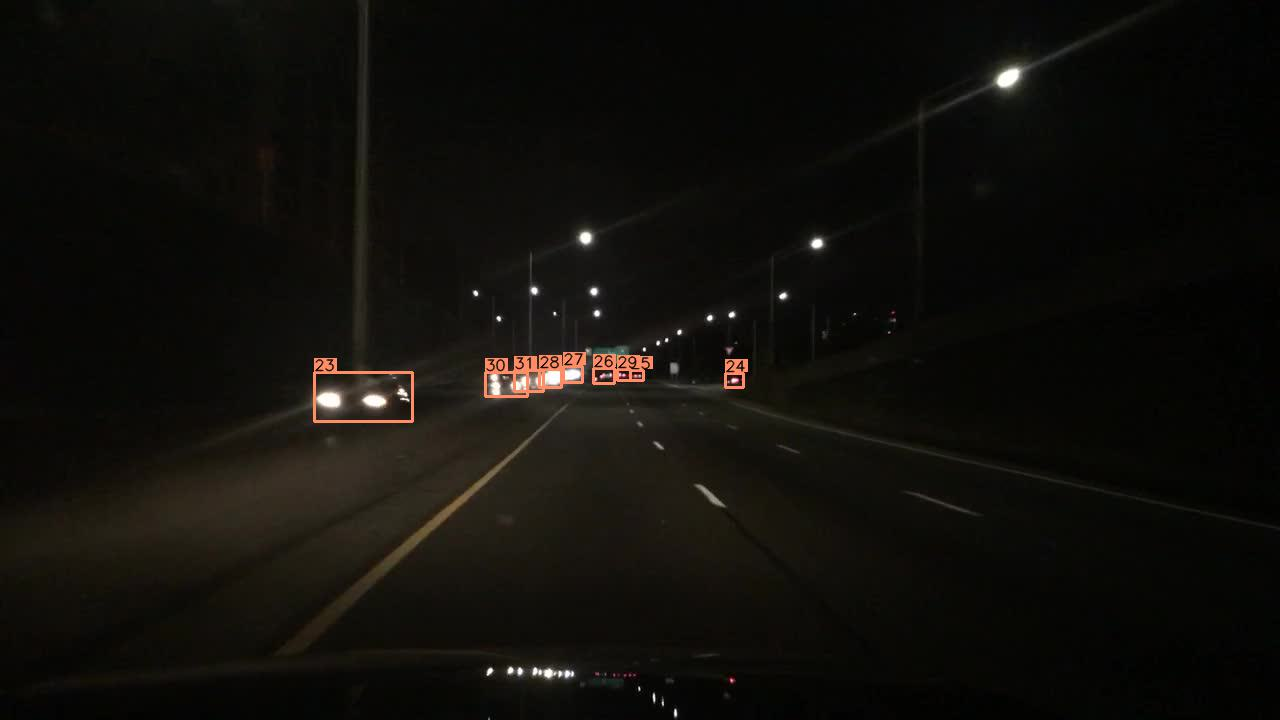

Here is the Python script that generated this plot:
from __future__ import absolute_import
from __future__ import division
from __future__ import print_function

import _init_paths

import os
import json
import cv2
import numpy as np
import time
from progress.bar import Bar
import torch
import wandb

from external.nms import soft_nms
from opts import opts
from logger import Logger
from utils.utils import AverageMeter
from datasets.dataset_factory import dataset_factory, get_dataset
from detectors.detector_factory import detector_factory

from lib.utils.gmm_utils import get_embeddings, gmm_fit, gmm_evaluate

class PrefetchDataset(torch.utils.data.Dataset):
  def __init__(self, opt, dataset, pre_process_func):
    self.images = dataset.images
    self.load_image_func = dataset.coco.loadImgs
    self.img_dir = dataset.img_dir
    self.pre_process_func = pre_process_func
    self.opt = opt
  
  def __getitem__(self, index):
    img_id = self.images[index]
    img_info = self.load_image_func(ids=[img_id])[0]
    img_path = os.path.join(self.img_dir, img_info['file_name'])
    image = cv2.imread(img_path)
    images, meta = {}, {}
    for scale in opt.test_scales:
      if opt.task == 'ddd':
        images[scale], meta[scale] = self.pre_process_func(
          image, scale, img_info['calib'])
      else:
        images[scale], meta[scale] = self.pre_process_func(image, scale)
    return img_id, {'images': images, 'image': image, 'meta': meta}

  def __len__(self):
    return len(self.images)

def prefetch_test(opt):
  os.environ['CUDA_VISIBLE_DEVICES'] = opt.gpus_str

  Dataset = get_dataset(opt.dataset, opt.task)
  opt = opts().update_dataset_info_and_set_heads(opt, Dataset)
  print(opt)

  wandb.init(
    project=f'{opt.dataset}_{opt.task}',
    name=f'{opt.exp_id}_test',
    group=opt.exp_id,
    config=opt)
  Detector = detector_factory[opt.task]
  
  split = 'val' if not opt.trainval else 'test'
  dataset = Dataset(opt, split)
  detector = Detector(opt, wandb)
  
  data_loader = torch.utils.data.DataLoader(
    PrefetchDataset(opt, dataset, detector.pre_process),
    batch_size=1, shuffle=False, num_workers=1, pin_memory=True)
  val_loader = torch.utils.data.DataLoader(
      dataset,
      batch_size=1, shuffle=False, num_workers=1, pin_memory=True)
  train_loader = torch.utils.data.DataLoader(
      Dataset(opt, 'train'), 
      batch_size=1, 
      shuffle=False,
      drop_last=False,
      num_workers=opt.num_workers,
  )

  if 'ddu' in opt.arch:
    gmm_folderpath = f'../models/gmm/{opt.exp_id}'
    if not os.path.exists(gmm_folderpath):
      os.makedirs(gmm_folderpath)
    
    gaussians_model_path = os.path.join(gmm_folderpath, 'gaussians_model.pt')
    train_densities_path = os.path.join(gmm_folderpath, 'train_densities.pt')

    if opt.dataset == 'kitti':
      embeddings, labels = get_embeddings(
          detector.model,
          train_loader,
          opt.output_w,
          opt.device,
          opt.flip_test,
      )

      gaussians_model, jitter_eps = gmm_fit(embeddings=embeddings, labels=labels, num_classes=3)
      torch.save(gaussians_model, gaussians_model_path)
    
      train_log_probs_B_Y, _ = gmm_evaluate(detector.model, gaussians_model, train_loader, opt.output_w, opt.output_h, opt.num_classes, opt.device)
      train_densities = torch.logsumexp(train_log_probs_B_Y, dim=-1)
      torch.save(train_densities, train_densities_path)
    else:
      gaussians_model = torch.load(gaussians_model_path)
      train_densities = torch.load(train_densities_path)
    
    train_min_density = train_densities.min().item()
    
    gmm_dict = {
      'gaussians_model': gaussians_model,
      'train_min_density': train_min_density,
    }

  num_iters = len(dataset)
  results = {}
  logits = torch.empty(0, device=opt.device)
  densities = torch.empty(0, device=opt.device)
  densities_bg = torch.empty(0, device=opt.device)
  epistemic_uncertainties = []
  aleatoric_uncertainties = []
  entropies = torch.empty(0, device=opt.device)
  uncs = {}
  bar = Bar('{}'.format(opt.exp_id), max=num_iters)
  time_stats = ['tot', 'load', 'pre', 'net', 'dec', 'post', 'merge']
  avg_time_stats = {t: AverageMeter() for t in time_stats}
  for ind, ((img_id, pre_processed_images), gt) in enumerate(zip(data_loader, val_loader)):
    id = img_id.numpy().astype(np.int32)[0]
    if 'ddu' in opt.arch:
      ret = detector.run(pre_processed_images, gmm_dict=gmm_dict, batch=gt)
      gmm_results = ret['gmm_results']
      if 'kitti' in opt.dataset \
        or ('kitti' not in opt.dataset and (False not in (gt['cls'] == -1))):
        results[id] = ret['results']
        logits = torch.cat((logits, gmm_results['logits']))

        if gmm_results['density'] is not None:
          densities = torch.cat((densities, gmm_results['density']))
          densities_bg = torch.cat((densities_bg, gmm_results['density_bg']))
        entropies = torch.cat((entropies, gmm_results['entropy']))
        epistemic_uncertainties.append(gmm_results['density'])
        aleatoric_uncertainties.append(gmm_results['entropy'])
      else:
        epistemic_uncertainties.append(None)
        aleatoric_uncertainties.append(None)
    else:
      ret = detector.run(pre_processed_images)
      results[id] = ret['results']

    if opt.unc_est:
      uncs[id] = {k: ret['uncs'][k] for k in ret['uncs'].keys()}
      U_obj = ret['uncs']['obj']

      meta = gt['meta']
      U_obj_gt = []
      for m in meta['gt_det'][0]:
        x1, y1, x2, y2, score, cls_id = m
        ct_y, ct_x = int((y1 + y2) / 2), int((x1 + x2) / 2)
        pred = U_obj[0, :, ct_y, ct_x]
        U_obj_gt.append([int(cls_id), *pred])
      uncs[id]['obj'] = U_obj_gt
      uncs[id]['loc'] = ret['uncs']['loc'][0]
      uncs[id]['dim'] = ret['uncs']['dim'][0]
      uncs[id]['cls'] = ret['uncs']['cls'][0]
    Bar.suffix = '[{0}/{1}]|Tot: {total:} |ETA: {eta:} '.format(
                   ind, num_iters, total=bar.elapsed_td, eta=bar.eta_td)
    for t in avg_time_stats:
      avg_time_stats[t].update(ret[t])
      Bar.suffix = Bar.suffix + '|{} {tm.val:.3f}s ({tm.avg:.3f}s) '.format(
        t, tm = avg_time_stats[t])
    bar.next()
  bar.finish()

  print("FPS:", 1 / avg_time_stats['tot'].avg)

  if 'ddu' in opt.arch:
    #epistemic_uncertainties = torch.stack(epistemic_uncertainties)
    #aleatoric_uncertainties = torch.stack(aleatoric_uncertainties)
    #print(epistemic_uncertainties.size(), aleatoric_uncertainties.size())
    torch.save(logits, os.path.join(gmm_folderpath, f'logits_{opt.arch}_{opt.dataset}.pt'))
    torch.save(densities, os.path.join(gmm_folderpath, f'densities_{opt.arch}_{opt.dataset}.pt'))
    torch.save(densities_bg, os.path.join(gmm_folderpath, f'densities_bg_{opt.arch}_{opt.dataset}.pt'))
    torch.save(epistemic_uncertainties, os.path.join(gmm_folderpath, f'epistemic_uncertainties_{opt.arch}_{opt.dataset}.pt'))
    torch.save(aleatoric_uncertainties, os.path.join(gmm_folderpath, f'aleatoric_uncertainties_{opt.arch}_{opt.dataset}.pt'))
    torch.save(entropies, os.path.join(gmm_folderpath, f'entropies_{opt.arch}_{opt.dataset}.pt'))
  #dataset.run_eval(results, uncs, opt.save_dir, wandb)

def test(opt):
  os.environ['CUDA_VISIBLE_DEVICES'] = opt.gpus_str

  Dataset = dataset_factory[opt.dataset]
  opt = opts().update_dataset_info_and_set_heads(opt, Dataset)
  print(opt)
  Logger(opt)
  Detector = detector_factory[opt.task]
  
  split = 'val' if not opt.trainval else 'test'
  dataset = Dataset(opt, split)
  detector = Detector(opt)

  results = {}
  num_iters = len(dataset)
  bar = Bar('{}'.format(opt.exp_id), max=num_iters)
  time_stats = ['tot', 'load', 'pre', 'net', 'dec', 'post', 'merge']
  avg_time_stats = {t: AverageMeter() for t in time_stats}
  for ind in range(num_iters):
    img_id = dataset.images[ind]
    img_info = dataset.coco.loadImgs(ids=[img_id])[0]
    img_path = os.path.join(dataset.img_dir, img_info['file_name'])

    if opt.task == 'ddd':
      ret = detector.run(img_path, img_info['calib'])
    else:
      ret = detector.run(img_path)
    
    results[img_id] = ret['results']

    Bar.suffix = '[{0}/{1}]|Tot: {total:} |ETA: {eta:} '.format(
                   ind, num_iters, total=bar.elapsed_td, eta=bar.eta_td)
    for t in avg_time_stats:
      avg_time_stats[t].update(ret[t])
      Bar.suffix = Bar.suffix + '|{} {:.3f} '.format(t, avg_time_stats[t].avg)
    bar.next()
  bar.finish()
  dataset.run_eval(results, opt.save_dir)

if __name__ == '__main__':
  opt = opts().parse()
  if opt.not_prefetch_test:
    test(opt)
  else:
    prefetch_test(opt)